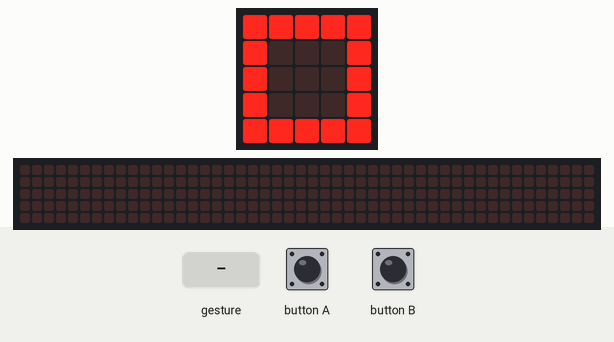
Recording of a program running on a simulated BBC micro:bit (MakeCode). Parts: the board's 5×5 LED display, a strip that is not on the board, showing the scrolling text unrolled. Inputs (shaded band) come from the test bench. A tilt is held for 1.5 s and a shake lasts 1 s, then the board lies face up again; the 48×5 strip is a reading aid, not a part: it shows the text the display is scrolling, unrolled, one strip-width of it at a time.

Above: at 1.2 s.
1.3 s: button A pressed for 0.15 s
At 1.92 s:
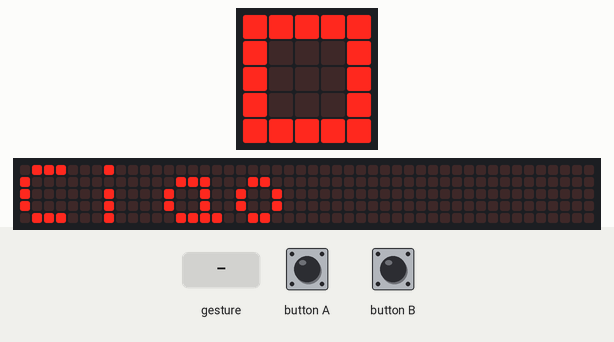
2.0 s: button B pressed for 0.15 s
At 2.21 s:
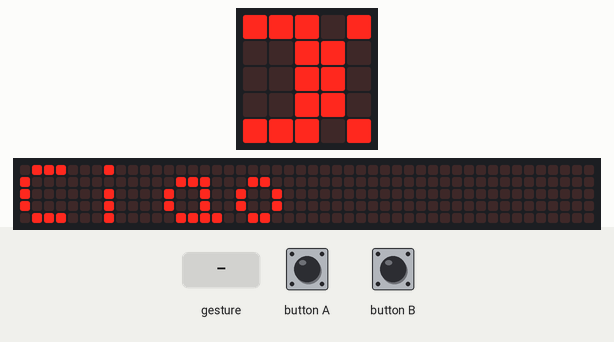
2.7 s: gesture 'shake'
At 7.8 s:
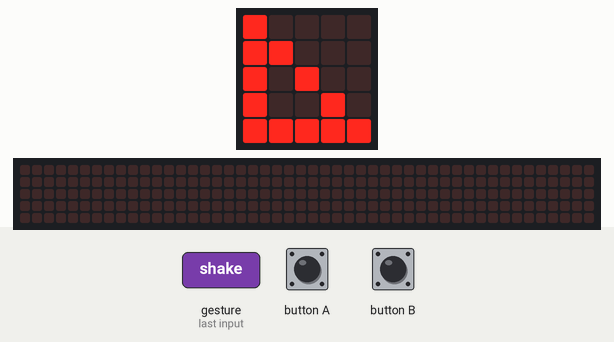
Timing chart, 0 to 9.3 s (numbered marks = the images above; inputs shaded):
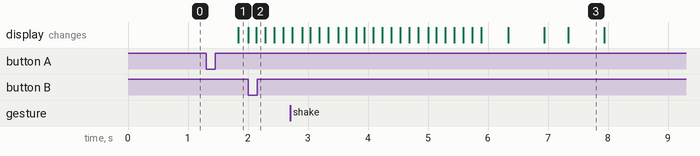

Measured:
- after the input at 1.3 s, the display: changes after 0.54 s (image 1)
- after the input at 2.7 s, the display: first differs from a run without the input after 4.6 s (image 3)
- what the display in image 3 shows lasts 0.6 s, from 7.3 s to 7.9 s

The program:

main.ts
```typescript
input.onButtonPressed(Button.A, function () {
    basic.showString("Ciao")
})
input.onGesture(Gesture.Shake, function () {
    basic.showIcon(IconNames.LeftTriangle)
})
input.onButtonPressed(Button.B, function () {
    basic.showLeds(`
        # . . . .
        . # . . .
        . . # . .
        . . . # .
        . . . . #
        `)
})
basic.forever(function () {
    basic.showIcon(IconNames.Square)
})
```

test.ts
```typescript
// i test vanno qui; questi non saranno compilati quando questo pacchetto viene usato come estensione.
```
